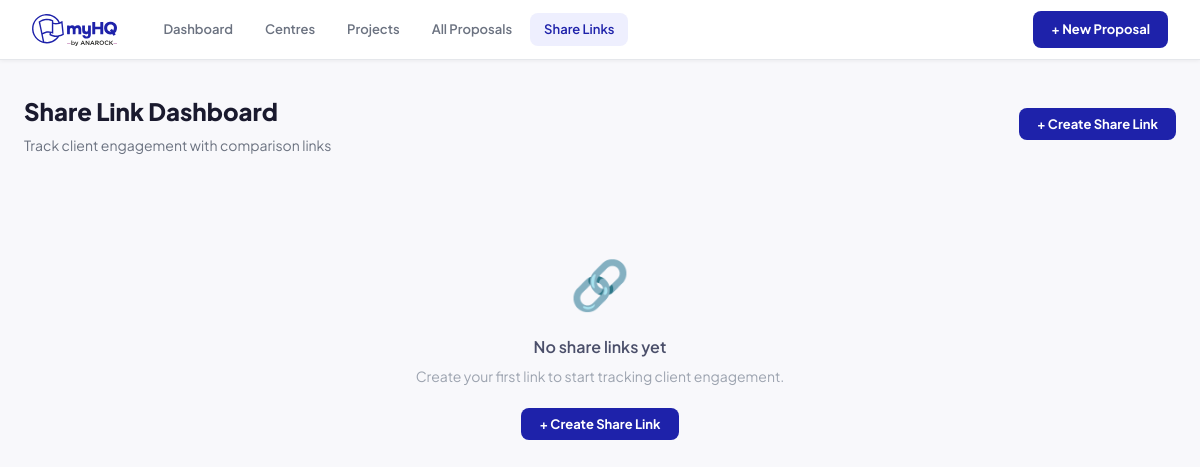
Page /dashboard on the earlier database version.
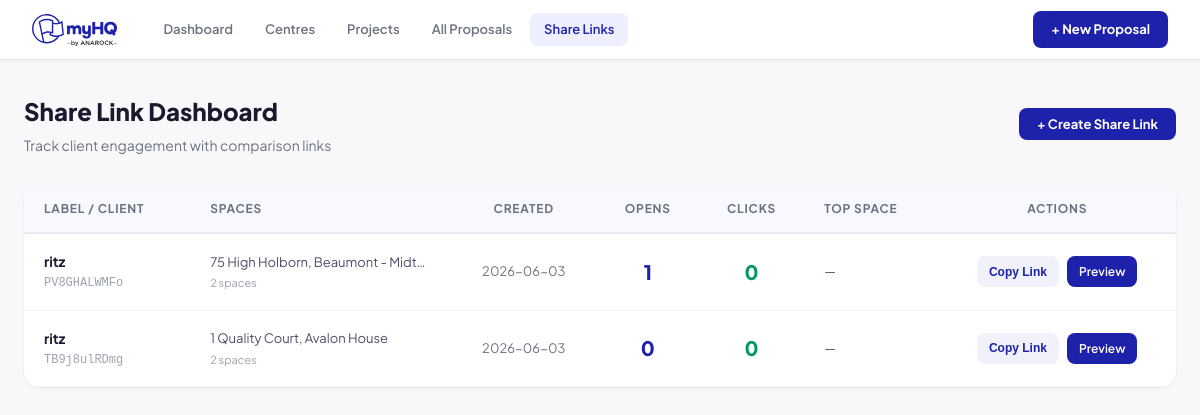
Same page on the later database version.
### tables this page shows
CREATE TABLE share_links (
            id INTEGER PRIMARY KEY AUTOINCREMENT,
            token TEXT UNIQUE NOT NULL,
            label TEXT,
            centre_ids TEXT NOT NULL,
            centre_names TEXT NOT NULL,
            created_at TIMESTAMP DEFAULT CURRENT_TIMESTAMP,
            created_by TEXT DEFAULT 'myHQ'
        );

### app.py (the view)
@app.route('/dashboard')
def dashboard():
    with get_db() as conn:
        links = conn.execute('SELECT * FROM share_links ORDER BY created_at DESC').fetchall()
        links = [dict(l) for l in links]
        for lnk in links:
            token = lnk['token']
            opens = conn.execute(
                "SELECT COUNT(*) FROM link_events WHERE token=? AND event_type='open'",
                (token,)
            ).fetchone()[0]
            clicks = conn.execute(
                "SELECT COUNT(*) FROM link_events WHERE token=? AND event_type='click'",
                (token,)
            ).fetchone()[0]
            top_row = conn.execute(
                """SELECT centre_name, COUNT(*) as cnt FROM link_events
                   WHERE token=? AND event_type='click' AND centre_name IS NOT NULL
                   GROUP BY centre_name ORDER BY cnt DESC LIMIT 1""",
                (token,)
            ).fetchone()
            lnk['opens'] = opens
            lnk['clicks'] = clicks
            lnk['top_space'] = top_row['centre_name'] if top_row else None
            try:
                lnk['centre_names_list'] = json.loads(lnk.get('centre_names') or '[]')
            except Exception:
                lnk['centre_names_list'] = []
    return render_template('dashboard.html', links=links, base_url=BASE_URL)

### app.py (called while the page is built)
def get_db():
    conn = sqlite3.connect(DB_PATH)
    conn.row_factory = sqlite3.Row
    return conn

### templates/dashboard.html (shortened to what this page needs)
{% extends 'base.html' %}
{% block content %}
<div class="page-header" style="display:flex;align-items:center;justify-content:space-between;margin-bottom:28px">
  <div>
    <h1 style="font-size:24px;font-weight:800;color:#1A1A2E">Share Link Dashboard</h1>
    <p style="margin-top:4px;font-size:14px;color:#6B7280">Track client engagement with comparison links</p>
  </div>
  <button class="btn btn-primary" onclick="openCreateModal()">+ Create Share Link</button>
</div>
{% if not links %}
<div style="text-align:center;padding:60px 20px;color:#9CA3AF">
  <div style="font-size:48px;margin-bottom:12px">🔗</div>
  <p style="font-size:16px;font-weight:600;color:#4B4F6A">No share links yet</p>
  <p style="margin-top:6px;font-size:14px">Create your first link to start tracking client engagement.</p>
  <button class="btn btn-primary" style="margin-top:20px" onclick="openCreateModal()">+ Create Share Link</button>
</div>
{% else %}
<div style="background:#fff;border-radius:16px;box-shadow:0 1px 3px rgba(0,0,0,0.06);overflow:hidden">
  <table style="width:100%;border-collapse:collapse">
    <thead>
      <tr style="background:#F8F9FF;border-bottom:2px solid #E8E9F3">
        <th style="text-align:left;padding:14px 20px;font-size:12px;font-weight:700;text-transform:uppercase;letter-spacing:0.8px;color:#6B7280">Label / Client</th>
        <th style="text-align:left;padding:14px 20px;font-size:12px;font-weight:700;text-transform:uppercase;letter-spacing:0.8px;color:#6B7280">Spaces</th>
        <th style="text-align:center;padding:14px 20px;font-size:12px;font-weight:700;text-transform:uppercase;letter-spacing:0.8px;color:#6B7280">Created</th>
        <th style="text-align:center;padding:14px 20px;font-size:12px;font-weight:700;text-transform:uppercase;letter-spacing:0.8px;color:#6B7280">Opens</th>
        <th style="text-align:center;padding:14px 20px;font-size:12px;font-weight:700;text-transform:uppercase;letter-spacing:0.8px;color:#6B7280">Clicks</th>
        <th style="text-align:left;padding:14px 20px;font-size:12px;font-weight:700;text-transform:uppercase;letter-spacing:0.8px;color:#6B7280">Top Space</th>
        <th style="text-align:center;padding:14px 20px;font-size:12px;font-weight:700;text-transform:uppercase;letter-spacing:0.8px;color:#6B7280">Actions</th>
      </tr>
    </thead>
    <tbody>
      {% for lnk in links %}
      <tr class="link-row" onclick="window.location='/dashboard/{{ lnk.token }}'"
          style="border-bottom:1px solid #F3F4F6;cursor:pointer;transition:background 0.15s"
          onmouseover="this.style.background='#F8F9FF'" onmouseout="this.style.background=''">
        <td style="padding:16px 20px">
          <div style="font-weight:700;color:#1A1A2E">{{ lnk.label or '(no label)' }}</div>
          <div style="font-size:12px;color:#9CA3AF;margin-top:2px;font-family:monospace">{{ lnk.token }}</div>
        </td>
        <td style="padding:16px 20px;font-size:13px;color:#4B4F6A;max-width:220px">
          <div style="white-space:nowrap;overflow:hidden;text-overflow:ellipsis">
            {{ lnk.centre_names_list|join(', ') }}
          </div>
          <div style="font-size:11px;color:#9CA3AF;margin-top:2px">{{ lnk.centre_names_list|length }} space{{ 's' if lnk.centre_names_list|length != 1 }}</div>
        </td>
        <td style="padding:16px 20px;text-align:center;font-size:13px;color:#6B7280">
          {{ lnk.created_at[:10] if lnk.created_at else '—' }}
        </td>
        <td style="padding:16px 20px;text-align:center">
          <span style="font-size:20px;font-weight:800;color:#1E22AA">{{ lnk.opens }}</span>
        </td>
        <td style="padding:16px 20px;text-align:center">
          <span style="font-size:20px;font-weight:800;color:#059669">{{ lnk.clicks }}</span>
        </td>
        <td style="padding:16px 20px;font-size:13px;color:#4B4F6A">
          {{ lnk.top_space or '—' }}
        </td>
        <td style="padding:16px 20px;text-align:center" onclick="event.stopPropagation()">
          <div style="display:flex;gap:8px;justify-content:center">
            <button class="btn-copy"
                    data-url="{{ base_url }}/compare/{{ lnk.token }}"
                    onclick="copyLink(this)"
                    style="font-size:12px;font-weight:600;padding:6px 12px;border-radius:8px;background:#F0F1FA;border:none;color:#1E22AA;cursor:pointer">
              Copy Link
            </button>
            <a href="/compare/{{ lnk.token }}" target="_blank"
               style="font-size:12px;font-weight:600;padding:6px 12px;border-radius:8px;background:#1E22AA;color:#fff;text-decoration:none">
              Preview
            </a>
          </div>
        </td>
      </tr>
      {% endfor %}
    </tbody>
  </table>
</div>
{% endif %}
{% endblock %}

### templates/base.html (shortened to what this page needs)
<!DOCTYPE html>
<html lang="en">
<head>
<link rel="stylesheet" href="{{ url_for('static', filename='css/style.css') }}">
</head>
<body>
<nav class="topnav">
  <a href="/" class="nav-logo">
    <img src="{{ url_for('static', filename='images/myhq-logo.svg') }}" alt="myHQ" height="32" onerror="this.style.display='none';this.nextElementSibling.style.display='block'">
  </a>
  <div class="nav-links">
    <a href="/" class="nav-link {% if request.path == '/' %}active{% endif %}">Dashboard</a>
    <a href="/centres" class="nav-link {% if '/centres' in request.path %}active{% endif %}">Centres</a>
    <a href="/projects" class="nav-link {% if '/projects' in request.path %}active{% endif %}">Projects</a>
    <a href="/proposals" class="nav-link {% if '/proposals' in request.path and '/projects' not in request.path %}active{% endif %}">All Proposals</a>
    <a href="/dashboard" class="nav-link {% if '/dashboard' in request.path %}active{% endif %}">Share Links</a>
  </div>
  <a href="/proposals/new" class="btn btn-primary">+ New Proposal</a>
</nav>
<main class="main-content">
{% block content %}{% endblock %}
</main>
</body>
</html>

### static/css/style.css (style rules this page uses)
:root { --blue: #1E22AA; --mint: #ADDFB3; --blush: #F4BEAA; --aqua: #96E6DC; --dark: #1D1D1B; --grey: #6B7280; --lgrey: #F5F5F5; --border: #E5E7EB; --white: #FFFFFF; --radius: 12px; --shadow: 0 1px 4px rgba(0,0,0,.07), 0 4px 16px rgba(0,0,0,.05); }
*, *::before, *::after { box-sizing: border-box; margin: 0; padding: 0; }
body { font-family: 'Plus Jakarta Sans', system-ui, sans-serif; color: var(--dark); background: #F8F8FB; font-size: 14px; line-height: 1.6; }
a { color: var(--blue); text-decoration: none; }
.topnav { position: sticky; top: 0; z-index: 100; display: flex; align-items: center; gap: 32px; height: 60px; padding: 0 32px; background: var(--white); border-bottom: 1px solid var(--border); box-shadow: 0 1px 4px rgba(0,0,0,.06); }
.nav-logo { display: flex; align-items: center; gap: 8px; text-decoration: none; }
.nav-links { display: flex; gap: 4px; flex: 1; }
.nav-link { padding: 6px 14px; border-radius: 8px; color: var(--grey); font-weight: 600; font-size: 13px; transition: background .15s, color .15s; }
.nav-link.active { color: var(--blue); background: #EEEFFE; }
.main-content { max-width: 1200px; margin: 0 auto; padding: 32px 24px; }
.page-header { display: flex; align-items: flex-start; justify-content: space-between; margin-bottom: 28px; gap: 16px; }
.page-header h1 { font-size: 26px; font-weight: 800; color: var(--blue); }
.btn { display: inline-flex; align-items: center; gap: 6px; padding: 8px 18px; border-radius: 8px; font-family: inherit; font-size: 13px; font-weight: 700; border: none; cursor: pointer; transition: opacity .15s, transform .1s; white-space: nowrap; }
.btn-primary { background: var(--blue); color: #fff; }

Differences in the rows shown:
added share_links: label "ritz", token "PV8GHALWMFo", centre_names_list "75 High Holborn, Beaumont - Midt…", centre_names_list|length "2", centre_names_list "s", created_at "2026-06-03", opens "1", clicks "0", top_space "—"
added share_links: label "ritz", token "TB9j8ulRDmg", centre_names_list "1 Quality Court, Avalon House", centre_names_list|length "2", centre_names_list "s", created_at "2026-06-03", opens "0", clicks "0", top_space "—"
Other differences:
text no longer shown: "🔗 No share links yet Create your first link to start tracking client engagement. + Create Share Link"
text now shown: "LABEL / CLIENT SPACES CREATED OPENS CLICKS TOP SPACE ACTIONS"
